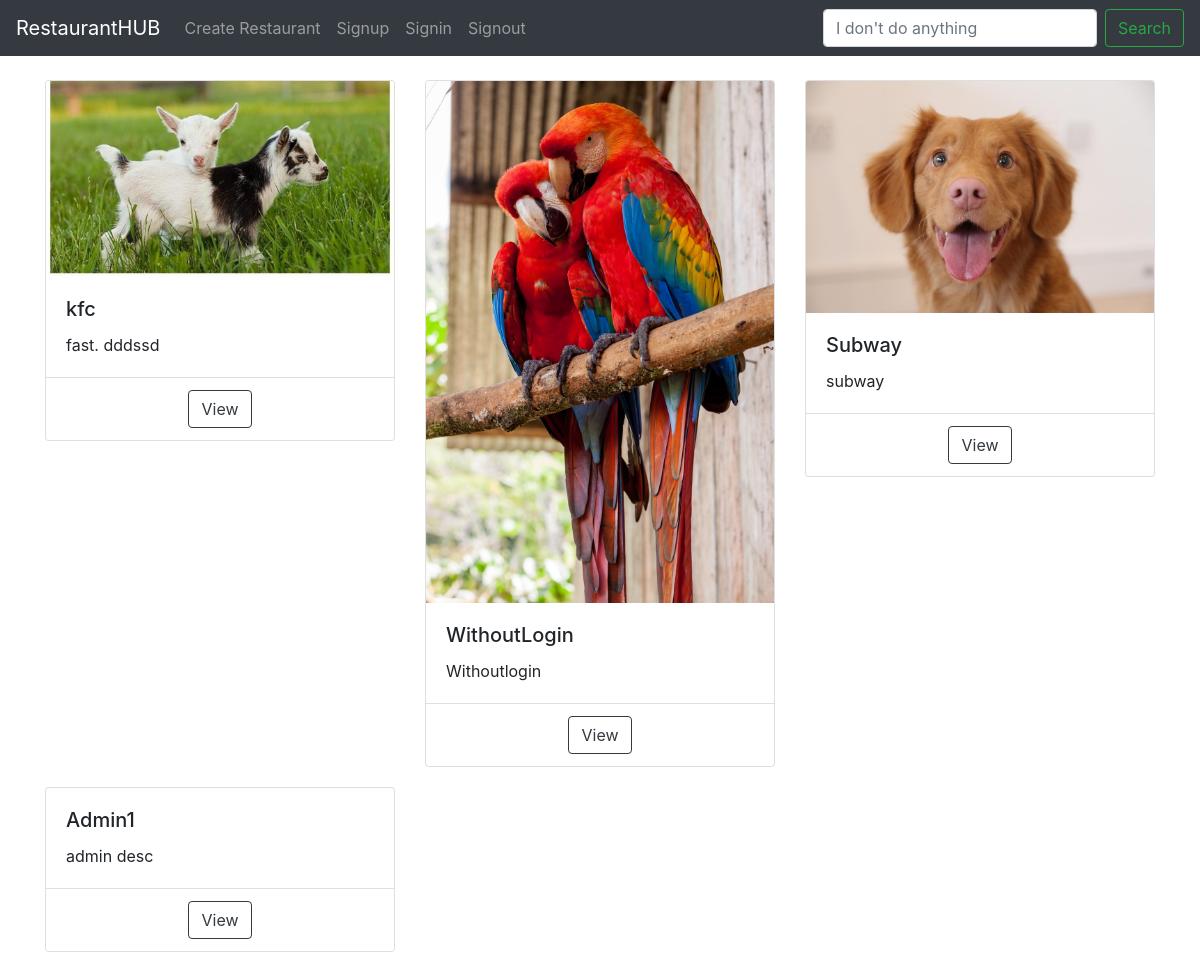
The page /restaurants/list/ on the database its author committed.
### restaurants/models.py (models this page shows, shortened)
class Restaurant(models.Model):
    name = models.CharField(max_length=120)
    description = models.TextField()
    opening_time = models.TimeField()
    closing_time = models.TimeField()
    logo = models.ImageField(upload_to='restaurant_logos', null=True, blank=True)
    owner=models.ForeignKey(User, on_delete=models.CASCADE, default=1)

### restaurants/views.py (the view)
# urls.py: path('restaurants/list/',views.restaurant_list ,name='restaurant-list'),
def restaurant_list(request):
    context = {
        "restaurants":Restaurant.objects.all()
    }
    return render(request, 'list.html', context)

### restaurants/templates/list.html (shortened to what this page needs)
{% extends "base.html" %}
{% block content %}
<br>
<div class="row">
    {% for restaurant in restaurants %}
    <div class="col-md-4">
        <div class="card my-card">
          {% if restaurant.logo %}
            <img class="card-img-top" src="{{restaurant.logo.url}}" alt="Hey Noob, look at me...">
          {% endif %}
          <div class="card-body">
            <h5 class="card-title">{{restaurant.name}}</h5>
            <p class="card-text">{{restaurant.description|truncatechars:25}}</p>
          </div>
          <ul class="list-group list-group-flush">
            <li class="list-group-item text-center">
                <a href="{% url 'restaurant-detail' restaurant.id %}" class="btn btn-outline-dark">View</a>
            </li>
          </ul>
        </div>
    </div>
    {% endfor %}
</div>
{% endblock content %}

### restaurants/templates/base.html (style rules this page uses)
.my-card { margin-bottom: 20px; }

### rows shown on the page
Restaurant: logo (picture), name "kfc", description "fast. dddssd"
Restaurant: logo (picture), name "WithoutLogin", description "Withoutlogin"
Restaurant: logo (picture), name "Subway", description "subway"
Restaurant: name "Admin1", description "admin desc"
